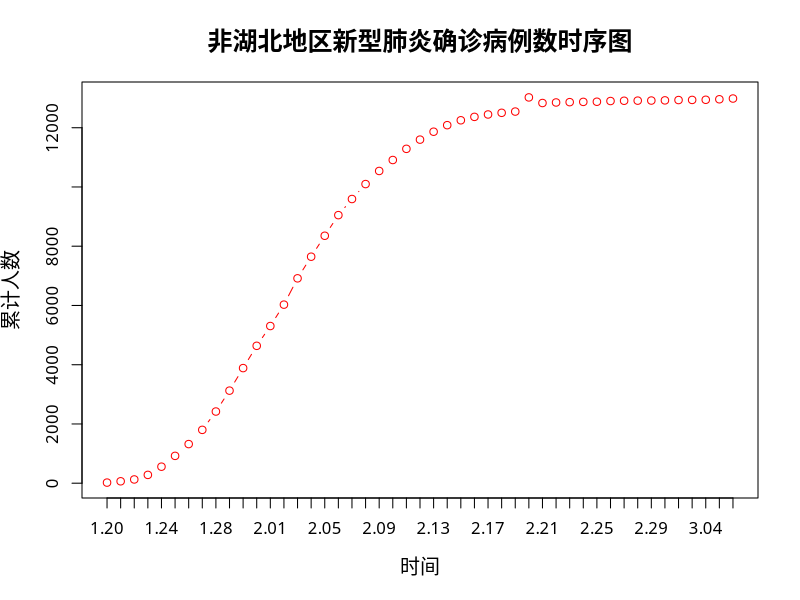
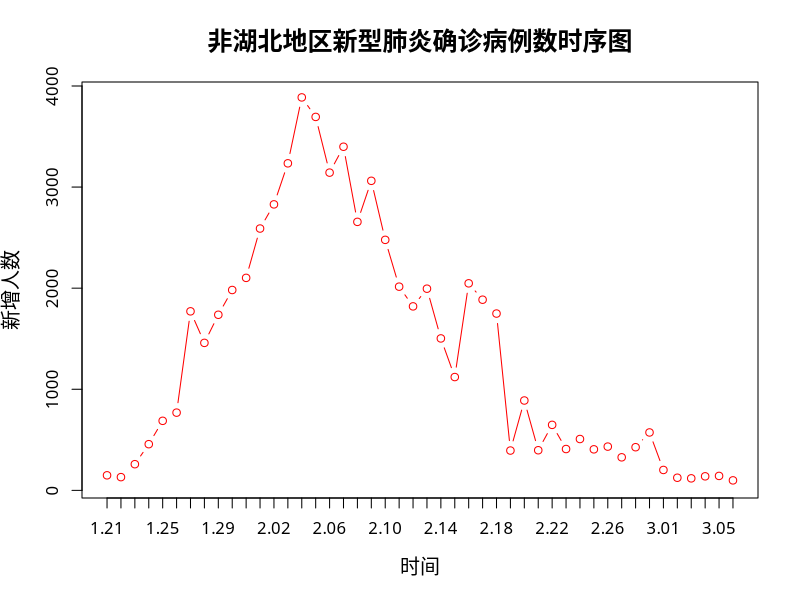
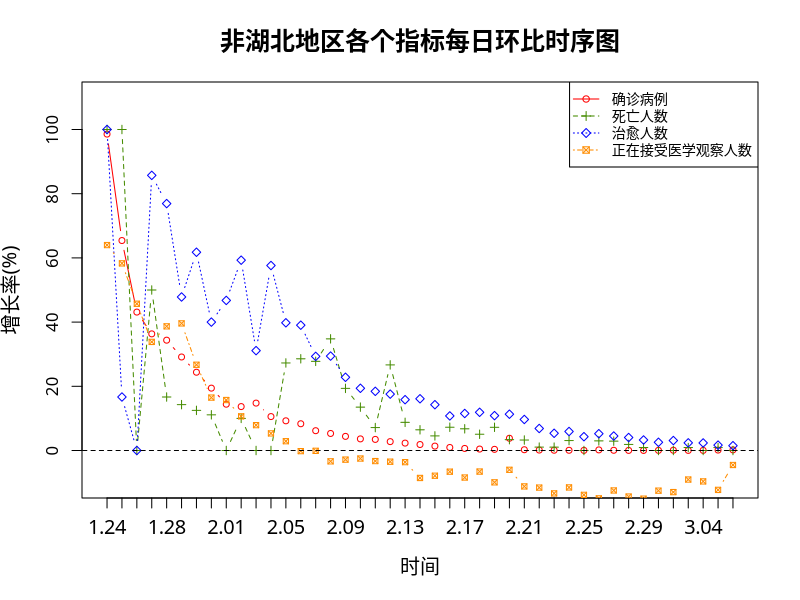

Generate these figures, in order, with R:
## ---- chunk 1
ncov = read.csv(file = 'data/ncov.csv')  #读取文件
## ---- chunk 2
par(family = 'STKaiti')  #针对mac无法显示中文的设置，windows无需此行

ncov$Date = format(ncov$Date,digits = 3)#将Date转为字符串，作为画图的横轴标签
len = length(ncov$Date)
ncov$numdate = seq(1.20,length.out = len,by = 0.01) #添加numdate变量，作为画图的横轴
ncov$Not_Hubei_confirmed_count = ncov$confirmed_count-ncov$Hubei_confirmed_count #添加非湖北地区的累计确诊数

#作图，xaxt = 'n'代表不标出横坐标，我们在后面的axis()中用lab重新标注横坐标轴
plot(ncov$numdate,ncov$Not_Hubei_confirmed_count, xaxt = "n",type = 'b',xlab = '时间',main = '非湖北地区新型肺炎确诊病例数时序图',ylab = '累计人数',col = 'red',cex.main = 1.5,cex.lab = 1.2)
axis(1,ncov$numdate,las = 1,cex.axis = 1,labels = ncov$Date)



## ---- chunk 3
par(family = 'STKaiti')  #针对mac无法显示中文的设置，windows无需此行

ncov2 = ncov
ncov2$numdate[1] = NA  #新增确诊从21日开始作图
ncov2$Not_Hubei_new_confirmed = ncov2$new_confirmed-ncov2$Hubei_new_confirmed #添加非湖北地区的新增确诊数

plot(ncov2$numdate,ncov2$new_confirmed,xaxt = "n",type = 'b',xlab = '时间',main = '非湖北地区新型肺炎确诊病例数时序图',ylab = '新增人数',col = 'red',cex.main = 1.5,cex.lab = 1.2)
axis(1,ncov2$numdate,las = 1,cex.axis = 1, labels = ncov2$Date)
## ---- chunk 4
par(family = 'STKaiti')  #针对mac无法显示中文的设置，windows无需此行

# 首先定义一个计算增长率的函数
grouth_rate = function(Vec){
  len = length(Vec)
  rate = 100*(Vec[2:len] - Vec[1:(len-1)]) / Vec[1:(len-1)]
  rate = c(NA,rate)  #注意增长率向量比原来的向量长度少一位，在前面增加NA
  return(rate)
}


ncov_rate = ncov2
ncov_rate$Not_Hubei_dead_count = ncov_rate$dead_count-ncov_rate$Hubei_dead_count
ncov_rate$Not_Hubei_cure_count = ncov_rate$cure_count-ncov_rate$Hubei_cure_count
ncov_rate$Not_Hubei_observe_count = ncov_rate$observe_count-ncov_rate$Hubei_observe_count

#要注意的是，确诊人数增长率直接按照表格数据中的新增和累计计算，因此不采用累计做差的函数
len3 = length(ncov_rate$Date)
ncov_rate$confirmed_rate = c(NA,100 * ncov_rate$Not_Hubei_new_confirmed[2:len3] / ncov_rate$Not_Hubei_confirmed_count[1:(len3-1)])

#其他3个增长率直接采用函数计算
ncov_rate$dead_rate = grouth_rate(ncov_rate$Not_Hubei_dead_count)
ncov_rate$cure_rate = grouth_rate(ncov_rate$Not_Hubei_cure_count)
ncov_rate$observe_rate = grouth_rate(ncov_rate$Not_Hubei_observe_count)

ncov_rate = ncov_rate[-c(1:4),] #我们从24日开始作图，把前四行去掉

plot(ncov_rate$numdate,ncov_rate$confirmed_rate, xaxt = "n",type = 'b', 
     xlab = '时间',ylab = '增长率(%)',col = 'red',cex = 0.8,
     main = '非湖北地区各个指标每日环比时序图',cex.main = 1.5,cex.lab = 1.2,ylim = c(-10,110))
axis(1,ncov_rate$numdate,las = 1,cex.axis = 1.2,labels = ncov_rate$Date)
lines(ncov_rate$numdate,ncov_rate$dead_rate,type = 'b',col = 'chartreuse4',cex = 0.8, pch = 3 ,lty = 2)
lines(ncov_rate$numdate,ncov_rate$cure_rate,type = 'b',col = 'blue',cex = 0.8, pch = 5 ,lty = 3)
lines(ncov_rate$numdate,ncov_rate$observe_rate,type = 'b',col = 'darkorange',cex = 0.7 , pch = 7 , lty = 4)

#在y = 0处做一条分界线
xx = c(1,3)
cc = c(0,0)
lines(xx,cc,type = 'l',lty = 2)

legend('topright',legend=c("确诊病例",'死亡人数','治愈人数','正在接受医学观察人数'),col = c("red",'chartreuse4','blue','darkorange'),pch = c(1,3,5,7),lty = c(1,2,3,4),lwd = 1,cex = 0.85) 

